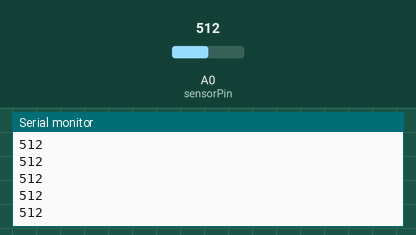
Bench run of a sketch on a simulated Arduino Uno, built with avr-gcc and run on an emulated ATmega328P. Parts: the last lines printed to the serial monitor. The inputs (shaded band) are chosen by the test bench; at power-on: A0 (sensorPin) = 512.

Above: at 1.2 s.
1.3 s: A0 (sensorPin) set to 716
At 1.9 s:
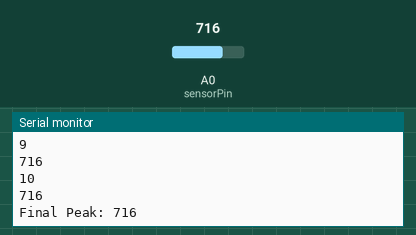
2.9 s: A0 (sensorPin) set to 590
At 3.4 s:
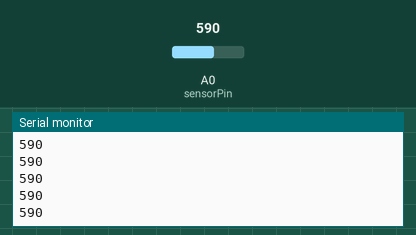
Timing chart, 0 to 5.9 s (numbered marks = the images above; inputs shaded):
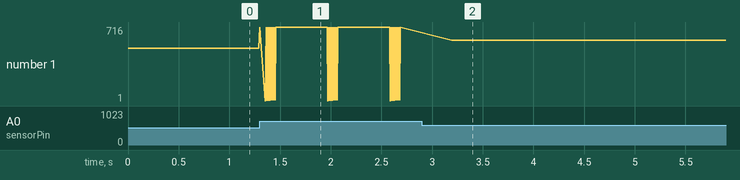

Measured:
- after the input at 1.3 s, the serial monitor: prints a new line at once (image 1)
- after the input at 2.9 s, the serial monitor: prints a new line after 0.29 s (image 2)
- plotted number 1: 512 → 716 after the input at 1.3 s, 716 → 590 after the input at 2.9 s

The sketch:

MicrophoneSensorTest.ino
```cpp
//sensor values
int sensorPin = 0;
int sensorVal = 0;
int lastSensorVal = 0;
//sensor averaging
int sensorValAverage = 0;
int sensorValTotal = 0;
//sensor clarity
int threshold = 600;
int noise = 50;

//array for storing averaging
#define RUNNING_SAMPLES 50
int runningBuffer[RUNNING_SAMPLES];
int countingBuffer = 0;

//peak values
int peakVal = 0;
int prevPeakVal = 0;
int peakValAverage = 0;
int peakValTotal = 0;

//array for storing the peaks
#define PEAK_SAMPLES 10
int peakBuffer[PEAK_SAMPLES];
int countingPeak = 0;

void setup()
{
  Serial.begin (9600);
}

void loop ()
{
  //run the average of the sampled values
  if(countingBuffer < RUNNING_SAMPLES)
  {
    //read the sensor data
    sensorVal = analogRead(sensorPin);
//    Serial.print("Current sensor Value: ");
    Serial.println(sensorVal);

    //collect the peak values
    if(countingPeak < PEAK_SAMPLES)
    {
      //find the peak value
//      if(sensorVal > peakVal)
//      {
//        peakVal = sensorVal;
//      }

      //find the peak values with the threshold and noise
      if(sensorVal >= threshold + noise)
      {
        //check if the current one is bigger than the last value
        if(sensorVal >= lastSensorVal + noise)
        {
          //capture the peakVal in the array
          peakVal = sensorVal;
          Serial.print("Current Peak: ");
          Serial.println(peakVal);
          delay(50);
          //store the peak in the array
          peakBuffer[PEAK_SAMPLES] = peakVal;
        }

        countingPeak++;
        Serial.println(countingPeak);
      }

    } else {
       //the final peak
       if(peakVal >= threshold)
       {
        Serial.print("Final Peak: ");
        Serial.println(peakVal);
        Serial.println();
       }

       //calculate the average of peak sampling values
       for(int i = 0; i < PEAK_SAMPLES; i++)
       {
         peakValTotal += peakBuffer[i];
         delay(50);
       }

       //calculate the peak average values
       peakValAverage = peakValTotal/PEAK_SAMPLES;

//       Serial.print("Current peak average: ");
//       Serial.println(peakValAverage);
//       Serial.println();

       //reset the peak value and the peak counter
       peakVal = 0;
       countingPeak = 0;
    }
    //set the current sensor value as the previous one
    lastSensorVal = sensorVal;

    //store the value to the buffer for overall average
    //Serial.print("Buffer count: ");
    //Serial.println(countingBuffer);
    //Serial.println();
    runningBuffer[countingBuffer] = sensorVal;

    countingBuffer++;
    delay(10);
   } else {
   // Serial.println();

    //calculate the total sampling values
    for(int i = 0; i < RUNNING_SAMPLES; i++)
    {
      sensorValTotal += runningBuffer[i];
      //Serial.println(sensorValTotal);
      //delay(50);
    }
    //    Serial.println(sensorValTotal);

    //calculate the average sensor value
    sensorValAverage = sensorValTotal/RUNNING_SAMPLES;

//    Serial.print("Current average: ");
//    Serial.println(sensorValAverage);
//    Serial.println();

    delay(100);

    sensorValTotal = 0; //reset total
    sensorValAverage = 0; //reset average
    countingBuffer = 0; //reset the count when it passes the limit of array
   }
}
```
